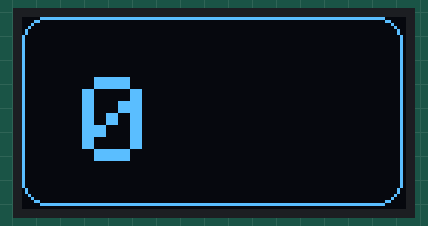
Simulated run of this sketch. Board: ESP32. Parts: 128×64 one-colour display.

Above: at 0.1 s.
At 4.2 s:
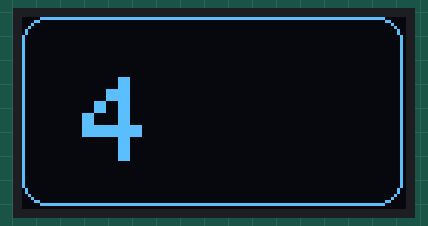
At 9.3 s:
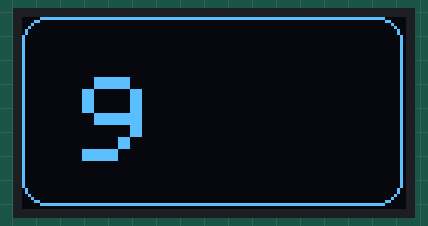
At 18.6 s:
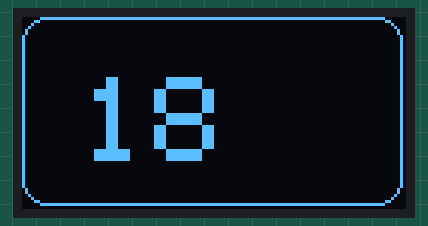
At 27.8 s:
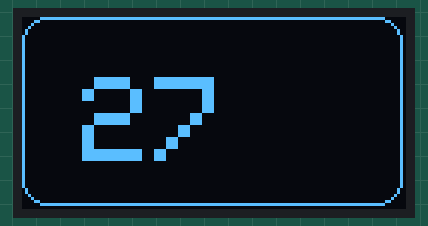
At 38.1 s:
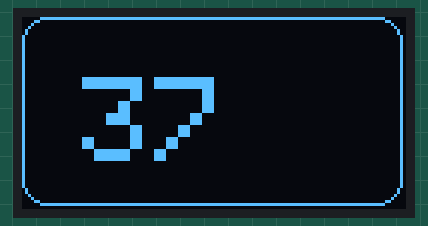

The sketch:

09_03_oled_esp32.ino
```cpp
#include <SPI.h>
#include <Adafruit_GFX.h>
#include <Adafruit_SSD1306.h>

Adafruit_SSD1306 display(128, 64, &Wire, -1);

void setup() {
  Wire.begin(17, 16); // SDA, SCL
  display.begin(SSD1306_SWITCHCAPVCC, 0x3c);  // may need to change this
  display.setTextSize(4);
  display.setTextColor(WHITE);
}

void loop() {
  static int count = 0;
  display.clearDisplay();
  display.drawRoundRect(0, 0, 127, 63, 8, WHITE);
  display.setCursor(20,20);
  display.print(count);
  display.display();
  count ++;
  if (count > 9999) {
    count = 0;
  }
  delay(1000);
}
```

Measured:
- what the display in image 1 shows lasts 1.0 s, from 4.2 s to 5.2 s
